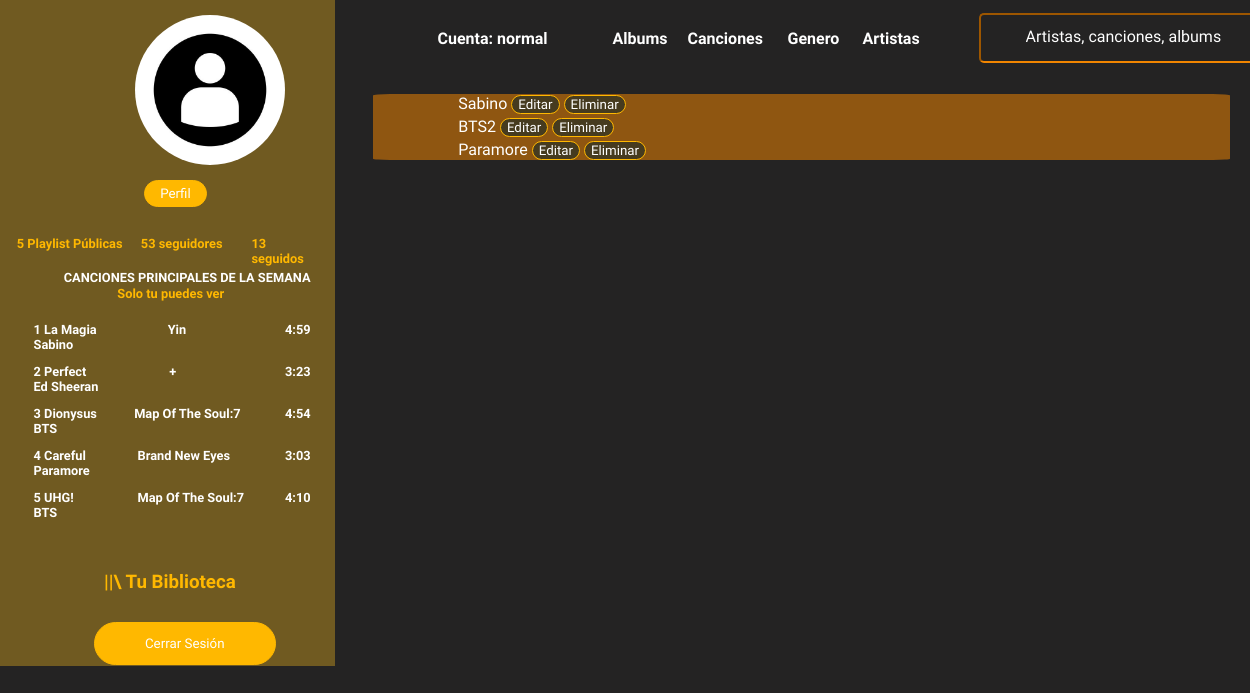
The page /m_artistas/ (signed in) on the database its author committed.
### control_usuarios/models.py (models this page shows, shortened)
class User(AbstractUser):
    avatar = models.ImageField(upload_to='avatares/', default='avatares/logouser.jpg')
    desc = models.TextField(null=True, blank=True)
    num_tel = models.CharField(max_length = 20, null=True, blank=True)
    pais = models.CharField(max_length = 30)
    fecha_nac = models.DateField(default="2018-07-22")
    tipo_us = models.CharField(max_length = 30, default="normal")

### control_musica/models.py (models this page shows, shortened)
class Artistas(models.Model):
    artista = models.CharField(max_length = 50)
    seguidores = models.IntegerField(default=0)
    verificacion = models.BooleanField(default=False)
    foto = models.ImageField(upload_to='artistas/', default='albumes/default.jpg')

### control_musica/views.py (the view)
# urls.py: path('m_artistas/', views.m_artistas_view, name="m_artistas_view"),
@login_required
def m_artistas_view(request):
    artistas = Artistas.objects.all()
    return render(request, 'mostrar_artistas.html', {'artistas':artistas})

### templates/mostrar_artistas.html
{% extends 'Home.html' %}
{% block content %}
{% for Artista in artistas %}
<div class="mostrar_generos">
{{Artista.artista}}
    <button type="button" onclick="location.href = '/change_artista/{{Artista.pk}}'"  class="mostrar-button"> Editar </button>
    <button type="button" onclick="location.href = '/d_artistas/{{Artista.pk}}'"  class="mostrar-button"> Eliminar </button>
</div>
{% endfor %}
{% endblock %}

### templates/Home.html (shortened to what this page needs)
{% load static %}
<!DOCTYPE html>
<html lang="en">
<head>
    <link rel="stylesheet" type="text/css" href="../static/css/Estilos.css">
</head>
<body class="general4">
    <div class="Artistas" onclick="location.href = '/artistas'">
        <h4>Artistas</h4>
    </div>
    <div class="Genero" onclick="location.href = '/generos'">
        <h4>Genero</h4>
    </div>
    <div class="Canciones" onclick="location.href = '/canciones'">
        <h4>Canciones</h4>
    </div>
    <div class="Albums" onclick="location.href = '/home'">
        <h4>Albums</h4>
    </div>
    {% if user.tipo_us == "normal" %}
    <div class="Cuenta">
        <h4>Cuenta: {{user.tipo_us}}</h4>
    </div>
    {% endif %}
    <div class="box">
        <form method="post" action="{% url 'busqueda_view'%}">
        <div class="container-1">
            <input type="search" id="search" placeholder="Artistas, canciones, albums" name="search"/>
        </div>
        </form>
    </div>
    <div class="contenedor-menu">
        <div>
            <img src="{{ user.avatar.url }}" id="imagenes_menu">
        </div>
        <div class="Perfil">
            <button type="button" class="boton-perfil" onclick="location.href = '/change/{{user.id}}'">Perfil</button>
        </div>
        <div class="nom_user">
        </div>
        <div class="Playlist">
            <h5>5 Playlist Públicas</h5>
        </div>
        <div class="Seguidores">
            <h5>53 seguidores</h5>
        </div>
        <div class="Seguidos">
            <h5>13 seguidos</h5>
        </div>
        <div class="t1">
            <h5>CANCIONES PRINCIPALES DE LA SEMANA</h5>
        </div>
        <div class="t2">
            <h5>Solo tu puedes ver</h5>
        </div>
        <div class="tt1">
            <h5>1 La Magia<br>Sabino</h5>
        </div>
        <div class="tt2">
            <h5>2 Perfect<br>Ed Sheeran</h5>
        </div>
        <div class="tt3">
            <h5>3 Dionysus<br>BTS</h5>
        </div>
        <div class="tt4">
            <h5>4 Careful<br>Paramore</h5>
        </div>
        <div class="tt5">
            <h5>5 UHG!<br>BTS</h5>
        </div>
        <div class="tt6">
            <h5>Yin</h5>
        </div>
        <div class="tt7">
            <h5>+</h5>
        </div>
        <div class="tt8">
            <h5>Map Of The Soul:7</h5>
        </div>
        <div class="tt9">
            <h5>Brand New Eyes</h5>
        </div>
        <div class="tt10">
            <h5>Map Of The Soul:7</h5>
        </div>
        <div class="tt11">
            <h5>4:59</h5>
        </div>
        <div class="tt12">
            <h5>3:23</h5>
        </div>
        <div class="tt13">
            <h5>4:54</h5>
        </div>
        <div class="tt14">
            <h5>3:03</h5>
        </div>
        <div class="tt15">
            <h5>4:10</h5>
        </div>
        <div class="Biblioteca">
            <h3>||\ Tu Biblioteca</h3>
        </div>
        <div class="Cerrar-Sesion">
            <button onclick="location.href = '/logout'">Cerrar Sesión</button>
        </div>
    </div>
    <div class="contenedor-musica">
        {% block content %}
        {% endblock %}
    </div>
</body>
</html>

### rows shown on the page
User: tipo_us "normal", avatar (picture)
Artistas: artista "Sabino"
Artistas: artista "BTS2"
Artistas: artista "Paramore"
